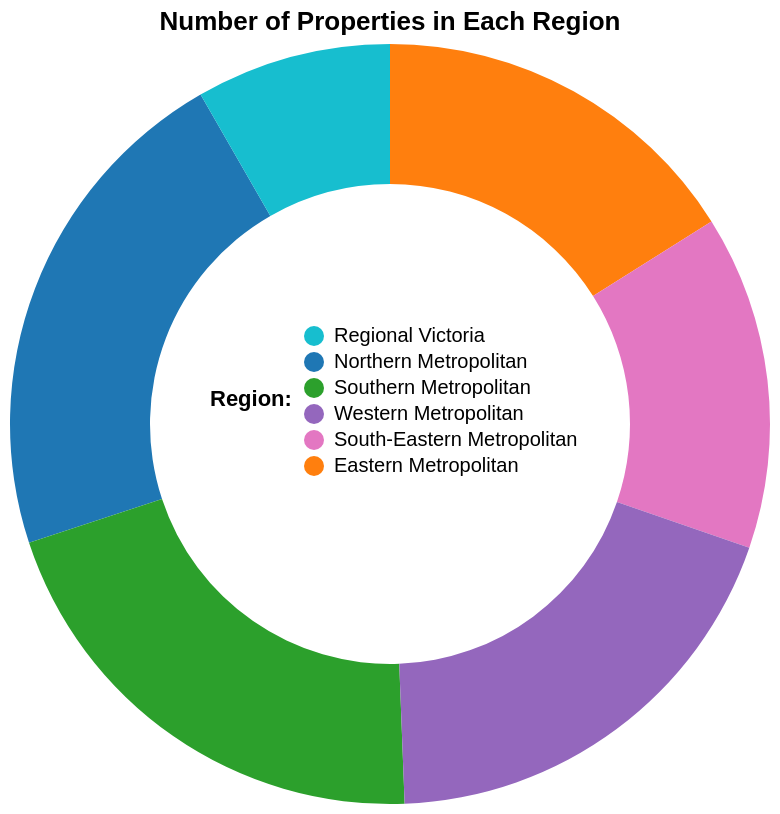

Express this chart as Vega-Lite.
### Vega-Lite specification from a JSON file in a GitHub repository (floating-point values rounded to 4 significant figures)
{"$schema": "https://vega.github.io/schema/vega-lite/v5.json", "data": {"values": [{"Region": "Eastern Metropolitan", "Property Count": 253700.0}, {"Region": "Northern Metropolitan", "Property Count": 343800.0}, {"Region": "South-Eastern Metropolitan", "Property Count": 224800.0}, {"Region": "Southern Metropolitan", "Property Count": 324900.0}, {"Region": "Western Metropolitan", "Property Count": 302100.0}, {"Region": "Regional Victoria", "Property Count": 131300.0}]}, "title": "Number of Properties in Each Region", "mark": {"type": "arc", "innerRadius": 120}, "encoding": {"theta": {"field": "Property Count", "type": "quantitative"}, "color": {"field": "Region", "type": "nominal", "legend": {"title": "Region: ", "titleOrient": "left", "orient": "none", "legendX": 100, "legendY": 140}, "scale": {"domain": ["Regional Victoria", "Northern Metropolitan", "Southern Metropolitan", "Western Metropolitan", "South-Eastern Metropolitan", "Eastern Metropolitan"], "range": ["#17becf", "#1f77b4", "#2ca02c", "#9467bd", "#e377c2", "#ff7f0e"]}}, "tooltip": [{"field": "Region", "type": "nominal", "title": "Region Name"}, {"field": "Property Count", "type": "quantitative", "title": "Property Count"}]}, "config": {"view": {"stroke": null}}, "width": 380, "height": 380}
